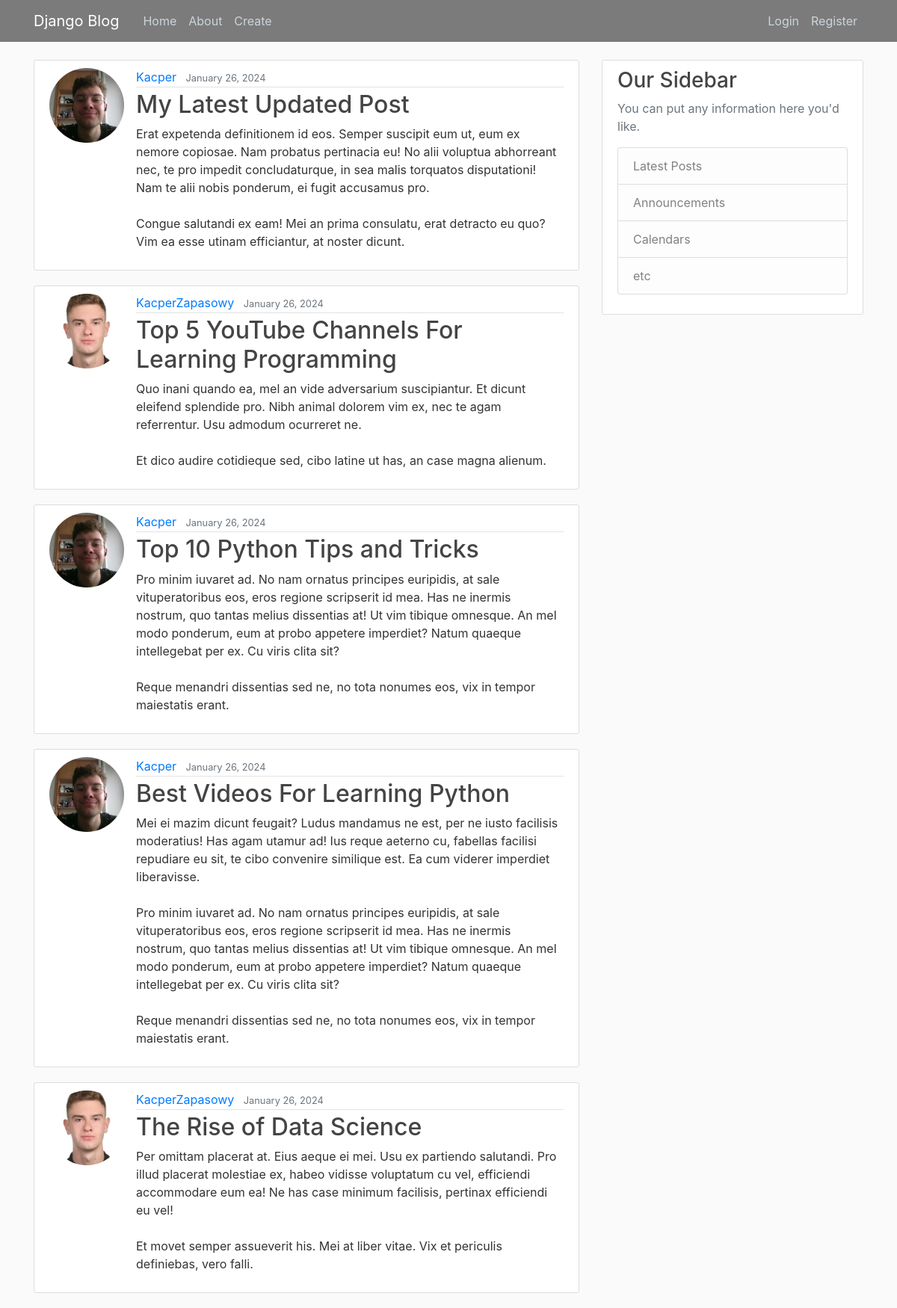
The app's page /, older data.
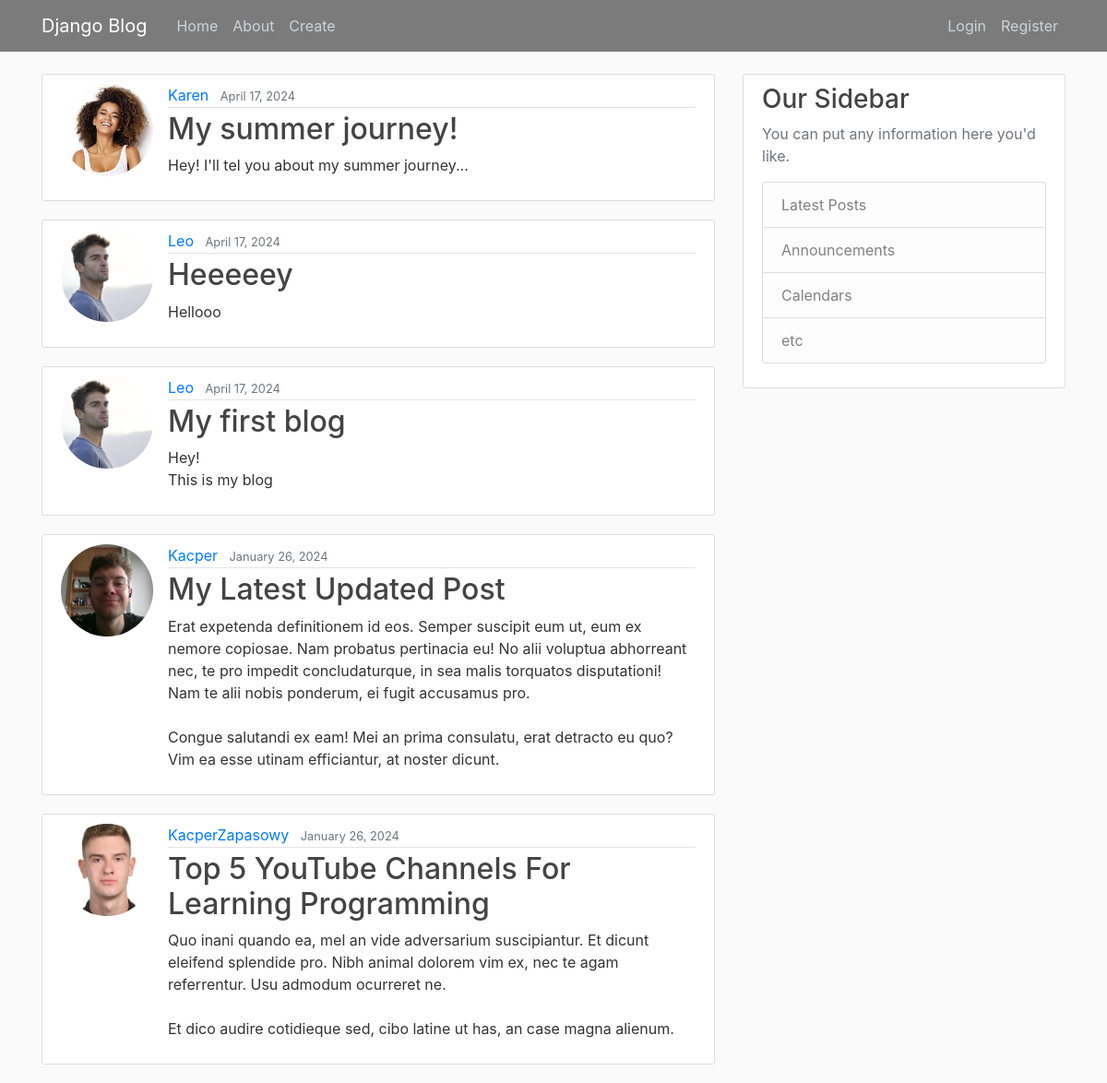
The same page, newer data.
### main/models.py (models this page shows, shortened)
class Post(models.Model):
    title = models.CharField(max_length = 100)
    content = models.TextField()
    date_posted = models.DateTimeField(default = timezone.now)
    author = models.ForeignKey(User, on_delete=models.CASCADE) #Jeśli user usunięty, to post też

### users/models.py (models this page shows, shortened)
class Profile(models.Model):
    user = models.OneToOneField(User, on_delete=models.CASCADE) #CASCADE - jeśli user usunięty, usuń posty, nie na odwrót
    image = models.ImageField(default='default.jpg', upload_to='profile_pics')

### main/views.py (the view)
# urls.py: path('', PostListView.as_view(), name="main-home"),
class PostListView(ListView):
    model = Post
    template_name = 'main/home.html'
    context_object_name = 'posts'
    ordering = ['-date_posted']
    paginate_by = 5

### main/templates/main/home.html
{% extends "main/base.html" %}
{% block content %}
    {% for post in posts %}
        <article class="media content-section">
            <img class ="rounded-circle article-img" src="{{ post.author.profile.image.url }}">
            <div class="media-body">
            <div class="article-metadata">
                <a class="mr-2" href="#">{{ post.author }}</a>
                <small class="text-muted">{{ post.date_posted|date:"F d, Y" }}</small>
            </div>
            <h2><a class="article-title" href="{% url 'post-detail' post.id %}">{{ post.title }}</a></h2>
            <p class="article-content">{{ post.content }}</p>
            </div>
        </article>
    {% endfor %}
{% endblock content %}

### main/templates/main/base.html (shortened to what this page needs)
{% load static %}
<!DOCTYPE html>
<html>
<head>
    <link rel="stylesheet" href="https://cdn.jsdelivr.net/npm/bootstrap@4.1.3/dist/css/bootstrap.min.css">
    <link rel="stylesheet" type="text/css" href="{% static 'main/main.css' %}">
</head>
<body>
<header class="site-header">
    <nav class="navbar navbar-expand-md navbar-dark bg-steel fixed-top">
        <div class="container">
        <a class="navbar-brand mr-4" href="{% url 'main-home' %}">Django Blog</a>
        <div class="collapse navbar-collapse" id="navbarToggle">
            <div class="navbar-nav mr-auto">
            <a class="nav-item nav-link" href="{% url 'main-home' %}">Home</a>
            <a class="nav-item nav-link" href="{% url 'main-about' %}">About</a>
            <a class="nav-item nav-link" href="{% url 'post-create' %}">Create</a>
            </div>
            <div class="navbar-nav">
              {% if user.is_authenticated %}
                <a class="nav-item nav-link" href="{% url 'profile' %}">Profile</a>
                <a class="nav-item nav-link" href="{% url 'logout' %}">Logout</a>
              {% else %}
                <a class="nav-item nav-link" href="{% url 'login' %}">Login</a>
                <a class="nav-item nav-link" href="{% url 'register' %}">Register</a>
              {% endif %}
            </div>
        </div>
        </div>
    </nav>
    </header>
    <main role="main" class="container">
        <div class="row">
          <div class="col-md-8">
            {% block content %}{% endblock %}
          </div>
          <div class="col-md-4">
            <div class="content-section">
              <h3>Our Sidebar</h3>
              <p class='text-muted'>You can put any information here you'd like.
                <ul class="list-group">
                  <li class="list-group-item list-group-item-light">Latest Posts</li>
                  <li class="list-group-item list-group-item-light">Announcements</li>
                  <li class="list-group-item list-group-item-light">Calendars</li>
                  <li class="list-group-item list-group-item-light">etc</li>
                </ul>
              </p>
            </div>
          </div>
        </div>
      </main>
</body>
</html>

### main/static/main/main.css (style rules this page uses)
body { background: #fafafa; color: #333333; margin-top: 5rem; }
h1, h2, h3, h4, h5, h6 { color: #444444; }
ul { margin: 0; }
.bg-steel { background-color: #7b7b7b; }
.site-header .navbar-nav .nav-link { color: #cbd5db; }
.content-section { background: #ffffff; padding: 10px 20px; border: 1px solid #dddddd; border-radius: 3px; margin-bottom: 20px; }
.article-title { color: #444444; }
.article-content { white-space: pre-line; }
.article-img { height: 65px; width: 65px; margin-right: 16px; }
.article-metadata { padding-bottom: 1px; margin-bottom: 4px; border-bottom: 1px solid #e3e3e3 }
.article-img { width: 100px; height: 100px; object-fit: cover; border-radius: 50%; }

Row changes from the older to the newer data that the page shows:
no longer on this page (row unchanged): Post: author.profile.image (picture), author "Kacper", date_posted "January 26, 2024", title "Top 10 Python Tips and Tricks", content "Pro minim iuvaret ad. No nam ornatus principes euripidis, at sale vituperatoribus eos, eros regione scripserit id mea. Has ne inermis nostrum, quo tantas melius dissentias at! Ut vim tibique omnesque. An mel modo ponderum, eum at probo appetere imperdiet? Natum quaeque intellegebat per ex. Cu viris clita sit? Reque menandri dissentias sed ne, no tota nonumes eos, vix in tempor maiestatis erant."
no longer on this page (row unchanged): Post: author.profile.image (picture), author "Kacper", date_posted "January 26, 2024", title "Best Videos For Learning Python", content "Mei ei mazim dicunt feugait? Ludus mandamus ne est, per ne iusto facilisis moderatius! Has agam utamur ad! Ius reque aeterno cu, fabellas facilisi repudiare eu sit, te cibo convenire similique est. Ea cum viderer imperdiet liberavisse. Pro minim iuvaret ad. No nam ornatus principes euripidis, at sale vituperatoribus eos, eros regione scripserit id mea. Has ne inermis nostrum, quo tantas melius dissentias at! Ut vim tibique omnesque. An mel modo ponderum, eum at probo appetere imperdiet? Natum quaeque intellegebat per ex. Cu viris clita sit? Reque menandri dissentias sed ne, no tota nonumes eos, vix in tempor maiestatis erant."
no longer on this page (row unchanged): Post: author.profile.image (placeholder picture), author "KacperZapasowy", date_posted "January 26, 2024", title "The Rise of Data Science", content "Per omittam placerat at. Eius aeque ei mei. Usu ex partiendo salutandi. Pro illud placerat molestiae ex, habeo vidisse voluptatum cu vel, efficiendi accommodare eum ea! Ne has case minimum facilisis, pertinax efficiendi eu vel! Et movet semper assueverit his. Mei at liber vitae. Vix et periculis definiebas, vero falli."
added Post: author.profile.image (picture), author "Karen", date_posted "April 17, 2024", title "My summer journey!", content "Hey! I'll tel you about my summer journey..."
added Post: author.profile.image (picture), author "Leo", date_posted "April 17, 2024", title "Heeeeey", content "Hellooo"
added Post: author.profile.image (picture), author "Leo", date_posted "April 17, 2024", title "My first blog", content "Hey! This is my blog"
